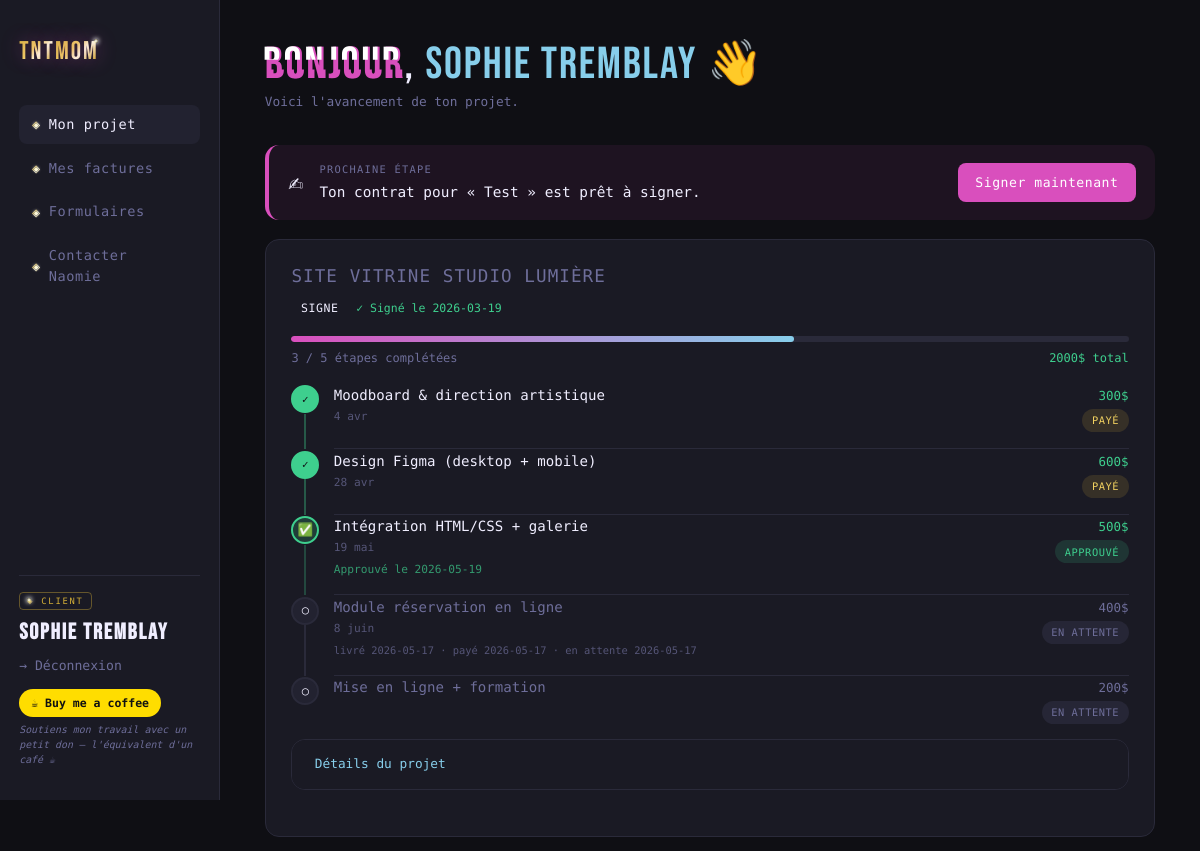
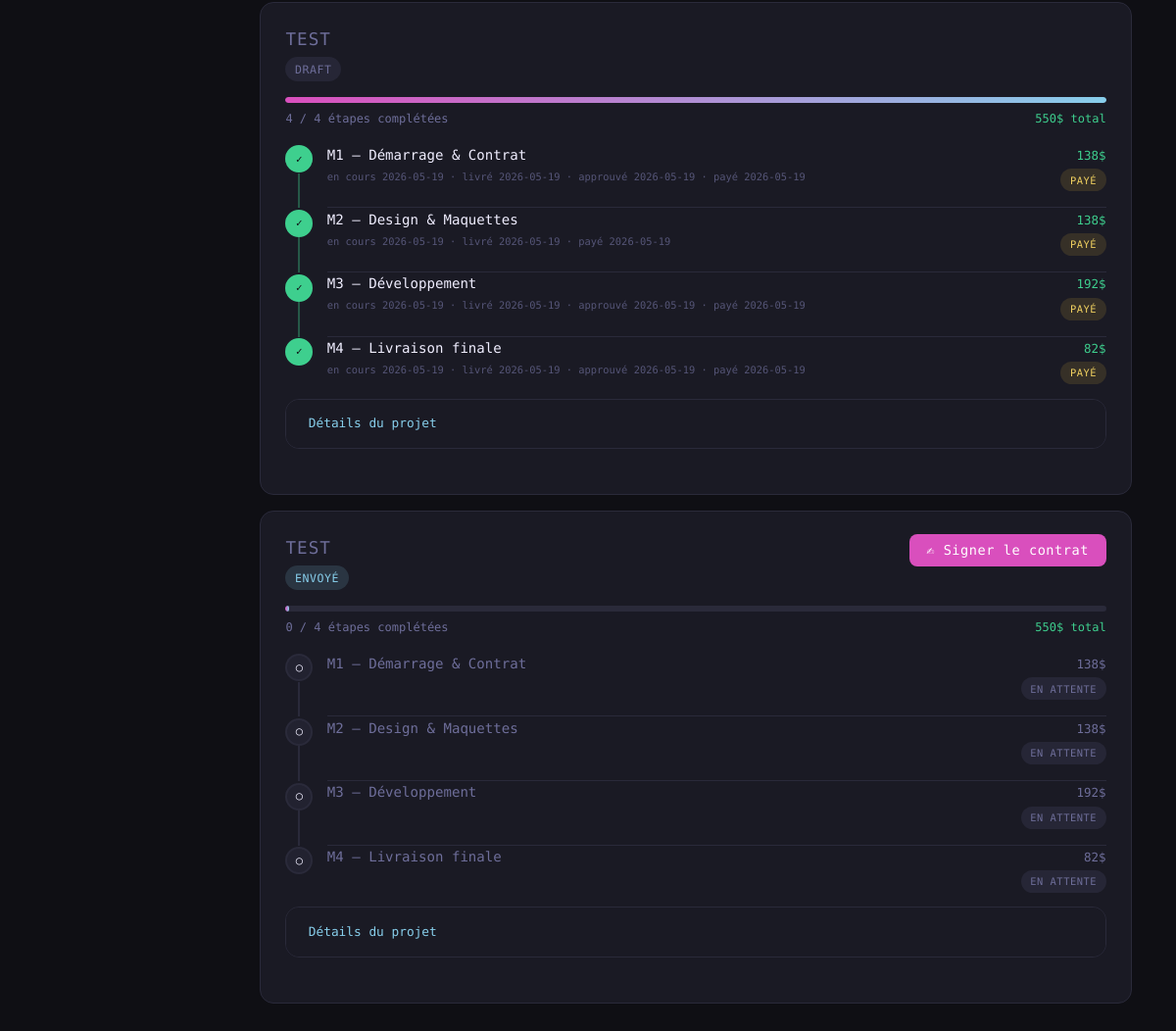
Screenshot of /portail/dashboard (signed in) with the database file from the repository (2 pictures, top to bottom).
### tables this page shows
CREATE TABLE clients (
            id         INTEGER PRIMARY KEY AUTOINCREMENT,
            nom        TEXT NOT NULL,
            email      TEXT,
            entreprise TEXT,
            secteur    TEXT,
            notes      TEXT,
            statut     TEXT DEFAULT 'prospect',
            -- statuts possibles : prospect / actif / complété / archivé
            created_at TIMESTAMP DEFAULT CURRENT_TIMESTAMP
        , token TEXT, password TEXT, demo INTEGER DEFAULT 0, rnd INTEGER NOT NULL DEFAULT 0, deleted INTEGER DEFAULT 0);

CREATE TABLE contrats (
            id                  INTEGER PRIMARY KEY AUTOINCREMENT,
            client_id           INTEGER NOT NULL,
            scope               TEXT,   -- description du projet + périmètre
            milestones          TEXT,   -- JSON array
            conditions_paiement TEXT,
            politique_revisions TEXT,
            hors_scope          TEXT,   -- ce qui n'est PAS inclus (important!)
            timeline            TEXT,
            statut              TEXT DEFAULT 'draft',
            -- statuts : draft / envoyé / signé
            created_at          TIMESTAMP DEFAULT CURRENT_TIMESTAMP, nom TEXT, signed_at TEXT, package_snapshot TEXT,
            FOREIGN KEY(client_id) REFERENCES clients(id) ON DELETE CASCADE
        );

### routes_client.py (the view, shortened to what this page needs)
@client_bp.route('/portail/dashboard')
@client_login_required
def portail_dashboard():
    conn = get_db()
    client = conn.execute(
        'SELECT * FROM clients WHERE id = ?', (session['client_id'],)
    ).fetchone()
    contrats_all = conn.execute(
        'SELECT * FROM contrats WHERE client_id = ? ORDER BY created_at ASC',
        (session['client_id'],)
    ).fetchall()
    fichiers = conn.execute(
        'SELECT * FROM fichiers WHERE client_id = ? AND milestone_index IS NULL ORDER BY uploaded_at DESC',
        (session['client_id'],)
    ).fetchall()
    livrables = conn.execute(
        'SELECT * FROM fichiers WHERE client_id = ? AND milestone_index IS NOT NULL ORDER BY uploaded_at DESC',
        (session['client_id'],)
    ).fetchall()
    formulaire_pending = conn.execute('''
        SELECT f.id, f.titre FROM formulaires f
        JOIN client_formulaires cf ON f.id = cf.formulaire_id
        WHERE cf.client_id = ? AND f.actif = 1
          AND f.id NOT IN (
              SELECT formulaire_id FROM formulaire_reponses WHERE client_id = ?
          )
        ORDER BY cf.assigned_at ASC LIMIT 1
    ''', (session['client_id'], session['client_id'])).fetchone()
    facture_pending = conn.execute(
        "SELECT * FROM factures WHERE client_id = ? AND statut != 'payée' ORDER BY date_emission ASC LIMIT 1",
        (session['client_id'],)
    ).fetchone()
    conn.close()
    projets = []
    for c in contrats_all:
        m = _compute_deadlines(json.loads(c['milestones']) if c['milestones'] else [])
        total = sum(float(x.get('prix', 0) or 0) for x in m)
        faits = sum(1 for x in m if x.get('statut') in ['livré', 'approuvé', 'payé'])
        projets.append({
            'contrat': dict(c),
            'milestones': m,
            'total': total,
            'faits': faits,
        })
    next_action = None
    for p in projets:
        if p['contrat']['statut'] == 'envoyé':
            next_action = {
                'type': 'contrat',
                'icon': '✍',
                'label': f'Ton contrat pour « {p["contrat"]["nom"] or "ton projet"} » est prêt à signer.',
                'cta': 'Signer maintenant',
                'url': '#dashboard-projets',
            }
            break
    return render_template('portail_dashboard.html',
                            client=client,
                            projets=projets,
                            fichiers=fichiers,
                            livrables=livrables,
                            next_action=next_action)

### app.py (called while the page is built, shortened)
@app.before_request
def check_maintenance():
    if os.getenv('MAINTENANCE_MODE') == '1':
        if request.path.startswith('/portail') and not request.path.startswith('/static'):
            return render_template('maintenance.html'), 503

@app.context_processor
def portail_badge_ctx():
    ctx = {'messages_non_lus': 0, 'leads_non_lus': 0}
    try:
        if 'client_id' in session:
            try:
                conn = get_db()
                count = conn.execute(
                    "SELECT COUNT(*) FROM messages_client WHERE client_id=? AND lu_client=0 AND reponse IS NOT NULL",
                    (session['client_id'],)
                ).fetchone()[0]
                conn.close()
            except Exception:
                count = 0
            ctx['messages_non_lus'] = count
    except Exception:
        pass
    return ctx

@app.template_filter('fmt_date')
def fmt_date(s):
    if not s:
        return ''
    try:
        dt = datetime.datetime.strptime(s, '%Y-%m-%d')
        return f"{dt.day} {_MOIS[dt.month - 1]}"
    except Exception:
        return s

@app.context_processor
def inject_user():
    return {
        'name': session.get('user_name', ''),
        'client_nom': session.get('client_nom', ''),
        'admin_impersonating': session.get('admin_impersonating', False),
        'role': session.get('user_role',''),
    }

### database.py (called while the page is built)
def get_db():
    conn = sqlite3.connect(DB_PATH)
    conn.row_factory = sqlite3.Row
    conn.execute('PRAGMA foreign_keys = ON')
    return conn

### utils.py (called while the page is built)
def _compute_deadlines(milestones):
    for i, m in enumerate(milestones):
        if i < len(milestones) - 1:
            d1 = m.get('date', '')
            d2 = milestones[i + 1].get('date', '')
            if d1 and d2:
                try:
                    dt1 = datetime.datetime.strptime(d1, '%Y-%m-%d')
                    dt2 = datetime.datetime.strptime(d2, '%Y-%m-%d')
                    mid = dt1 + (dt2 - dt1) / 2
                    m['deadline'] = mid.strftime('%Y-%m-%d')
                except Exception:
                    m['deadline'] = ''
            else:
                m['deadline'] = ''
        else:
            m['deadline'] = ''
    return milestones

def client_login_required(f):
    @wraps(f)
    def decorated(*args, **kwargs):
        if 'client_id' not in session:
            return redirect('/portail/login')
        return f(*args, **kwargs)
    return decorated

### templates/portail_dashboard.html (shortened to what this page needs)
{% extends "base_portail.html" %}
{% block content %}
<div class="page-header">
    <div>
        <h1 class="page-title"><span class="glitch" data-text="Bonjour">Bonjour</span>, <span class="client-nom">{{ client.nom }}</span> 👋</h1>
        <div class="page-sub">Voici l'avancement de ton projet.</div>
    </div>
</div>
{% if next_action %}
<div class="next-action-card next-action-{{ next_action.type }}">
    <div class="na-icon">{{ next_action.icon }}</div>
    <div class="na-content">
        <div class="na-eyebrow">Prochaine étape</div>
        <div class="na-label">{{ next_action.label }}</div>
    </div>
    {% if next_action.cta and next_action.url %}
        {% if next_action.type == 'approuver' %}
        <button type="button" class="btn btn-primary na-btn"
                onclick="approuverMilestone('{{ next_action.url }}')">{{ next_action.cta }}</button>
        {% else %}
        <a href="{{ next_action.url }}" class="btn btn-primary na-btn">{{ next_action.cta }}</a>
        {% endif %}
    {% endif %}
</div>
{% endif %}
<div id="dashboard-projets">
    {% if projets %}
        {% for p in projets %}
        {% set c = p.contrat %}
        {% set ms = p.milestones %}
        {% set pct = ((p.faits / ms|length * 100) | int) if ms|length > 0 else 0 %}
        <div class="card" {% if not loop.first %}style="margin-top: 1rem;"{% endif %}>
            <div style="display: flex; justify-content: space-between;
                        align-items: flex-start; margin-bottom: 1rem; flex-wrap: wrap; gap: 0.5rem;">
                <div>
                    <div class="section-title">{{ c.nom or 'Mon projet' }}</div>
                    <div style="margin-top: 0.3rem; display: flex; gap: 0.5rem; align-items: center; flex-wrap: wrap;">
                        <span class="badge badge-{{ c.statut }}">{{ c.statut }}</span>
                        {% if c.signed_at %}
                        <span style="font-size: 0.72rem; color: var(--green);">
                            ✓ Signé le {{ c.signed_at[:10] }}
                        </span>
                        {% endif %}
                    </div>
                </div>
                {% if c.statut == 'envoyé' %}
                <form method="POST" action="/portail/contrat/{{ c.id }}/signer">
                    <button type="submit" class="btn btn-primary" style="font-size: 0.85rem;">
                        ✍ Signer le contrat
                    </button>
                </form>
                {% elif c.statut == 'signé' %}
                <a href="/portail/contrat/{{ c.id }}/print" target="_blank"
                   class="btn btn-secondary" style="font-size: 0.82rem;">
                    ⎙ Télécharger le contrat signé
                </a>
                {% endif %}
            </div>
            {% if ms %}
            <div class="projet-progress">
                <div class="projet-progress-bar" style="width: {{ pct }}%"></div>
            </div>
            <div class="projet-progress-label">
                <span>{{ p.faits }} / {{ ms|length }} étapes complétées</span>
                {% if p.total > 0 %}
                <span style="color: var(--green);">{{ p.total | int }}$ total</span>
                {% endif %}
            </div>
            {% endif %}
            {% if ms %}
            <div class="ms-steps">
                {% for m in ms %}
                {% if m.statut == 'payé' %}
                    {% set step_class = 'done' %}
                    {% set step_icon = '✓' %}
                {% elif m.statut == 'approuvé' %}
                    {% set step_class = 'approuve' %}
                    {% set step_icon = '✅' %}
                {% elif m.statut == 'livré' %}
                    {% set step_class = 'livre' %}
                    {% set step_icon = '📦' %}
                {% elif m.statut == 'en cours' %}
                    {% set step_class = 'active' %}
                    {% set step_icon = '⚙' %}
                {% else %}
                    {% set step_class = 'pending' %}
                    {% set step_icon = '○' %}
                {% endif %}
                <div class="ms-step {{ step_class }}">
                    <div class="ms-icon">{{ step_icon }}</div>
                    <div class="ms-body">
                        <div>
                            <div class="ms-titre">{{ m.titre or '—' }}</div>
                            {% if m.deadline %}
                            <div class="ms-meta">{{ m.deadline | fmt_date }}</div>
                            {% endif %}
                            {% if m.statut == 'approuvé' and m.approuve_at %}
                            <div class="ms-meta" style="color: var(--green);">Approuvé le {{ m.approuve_at[:10] }}</div>
                            {% endif %}
                            {% if m.get('historique') and m.historique|length > 1 %}
                            <div class="ms-meta" style="margin-top: 0.25rem; font-size: 0.65rem; color: var(--muted);">
                                {% for h in m.historique %}{{ h.statut }} {{ h.at }}{% if not loop.last %} · {% endif %}{% endfor %}
                            </div>
                            {% endif %}
                        </div>
                        <div class="ms-right">
                            {% if m.get('prix') %}<div class="ms-prix">{{ m.prix | int }}$</div>{% endif %}
                            <span class="badge badge-{{ m.statut | replace(' ', '-') }}" style="font-size:0.65rem;">{{ m.statut }}</span>
                            {% set idx = loop.index0 %}
                            {% set ms_livrables = livrables | selectattr('milestone_index', 'equalto', idx) | list %}
                        </div>
                    </div>
                </div>
                {% endfor %}
            </div>
            {% else %}
            <div class="empty-state">Milestones à venir.</div>
            {% endif %}
            {% if c.scope or c.timeline %}
            <details class="collapsible" style="margin-top: 0.8rem;">
                <summary style="font-size: 0.8rem;">Détails du projet</summary>
            </details>
            {% endif %}
        </div>
        {% endfor %}
    {% else %}
        <div class="card">
            <div class="empty-state">Aucun projet pour le moment. Naomie les ajoutera bientôt.</div>
        </div>
    {% endif %}
</div>
{% endblock %}

### templates/base_portail.html (shortened to what this page needs)
<!DOCTYPE html>
<html lang="fr">
<head>
    <link rel="stylesheet" href="{{ url_for('static', filename='css/style.css') }}?v=44">
</head>
<body>
<div class="app-layout">
    <aside class="sidebar sidebar-portail">
        <div class="sidebar-logo"><span class="gold-title">TNT</span><span class="gold-title gold-mom">Mom</span></div>
        <nav class="sidebar-nav">
            <a href="/portail/dashboard"
               {% if request.path == '/portail/dashboard' %}class="active"{% endif %}>
                <span class="nav-bullet">◈</span> Mon projet
            </a>
            <a href="/portail/factures"
               {% if request.path == '/portail/factures' %}class="active"{% endif %}>
                <span class="nav-bullet">◈</span> Mes factures
            </a>
            <a href="/portail/formulaires"
               {% if request.path.startswith('/portail/formulaires') %}class="active"{% endif %}>
                <span class="nav-bullet">◈</span> Formulaires
            </a>
            <a href="/portail/contact"
               {% if request.path == '/portail/contact' %}class="active"{% endif %}>
                <span class="nav-bullet">◈</span> Contacter Naomie
            </a>
        </nav>
        <div class="sidebar-user">
            <div class="client-name-wrap">
                <span class="client-tag">◈ client</span>
                <strong class="client-nom">{{ client.nom }}</strong>
            </div>
            {% if not admin_impersonating %}
            <a href="/portail/logout" class="text-muted">→ Déconnexion</a>
            <a href="https://buymeacoffee.com/tntm" target="_blank" class="bmc-btn">☕ Buy me a coffee</a>
            <p class="bmc-desc">Soutiens mon travail avec un petit don — l'équivalent d'un café ☕</p>
            {% endif %}
        </div>
    </aside>
    <main class="main">
        {% block content %}{% endblock %}
    </main>
</div>
</body>
</html>

### rows the page displays
clients: nom "Sophie Tremblay"
contrats: nom "SITE VITRINE STUDIO LUMIÈRE", statut "SIGNE", signed_at "2026-03-19"
contrats: nom "TEST", statut "DRAFT"
contrats: nom "TEST", statut "ENVOYÉ"

### other values shown
{{ next_action.icon }} "✍"
{{ next_action.label }} "Ton contrat pour « Test » est prêt à signer."
{{ next_action.cta }} "Signer maintenant"
{{ p.faits }} "3" "4" "0"
{{ ms|length }} "5" "4" "4"
{{ p.total | int }} "2000" "550" "550"
{{ step_icon }} "✓" "✓" "✅" "○" "○" "✓" "✓" "✓" "✓" "○" "○" "○" "○"
{{ m.titre or '—' }} "Moodboard & direction artistique" "Design Figma (desktop + mobile)" "Intégration HTML/CSS + galerie" "Module réservation en ligne" "Mise en ligne + formation" "M1 — Démarrage & Contrat" "M2 — Design & Maquettes" "M3 — Développement" "M4 — Livraison finale" "M1 — Démarrage & Contrat" "M2 — Design & Maquettes" "M3 — Développement" "M4 — Livraison finale"
{{ m.deadline | fmt_date }} "4 avr" "28 avr" "19 mai" "8 juin"
{{ m.prix | int }} "300" "600" "500" "400" "200" "138" "138" "192" "82" "138" "138" "192" "82"
{{ m.statut }} "PAYÉ" "PAYÉ" "APPROUVÉ" "EN ATTENTE" "EN ATTENTE" "PAYÉ" "PAYÉ" "PAYÉ" "PAYÉ" "EN ATTENTE" "EN ATTENTE" "EN ATTENTE" "EN ATTENTE"
{{ m.approuve_at[:10] }} "2026-05-19"
{{ h.statut }} "livré" "payé" "en attente" "en cours" "livré" "approuvé" "payé" "en cours" "livré" "payé" "en cours" "livré" "approuvé" "payé" "en cours" "livré" "approuvé" "payé"
{{ h.at }} "2026-05-17" "2026-05-17" "2026-05-17" "2026-05-19" "2026-05-19" "2026-05-19" "2026-05-19" "2026-05-19" "2026-05-19" "2026-05-19" "2026-05-19" "2026-05-19" "2026-05-19" "2026-05-19" "2026-05-19" "2026-05-19" "2026-05-19" "2026-05-19"
